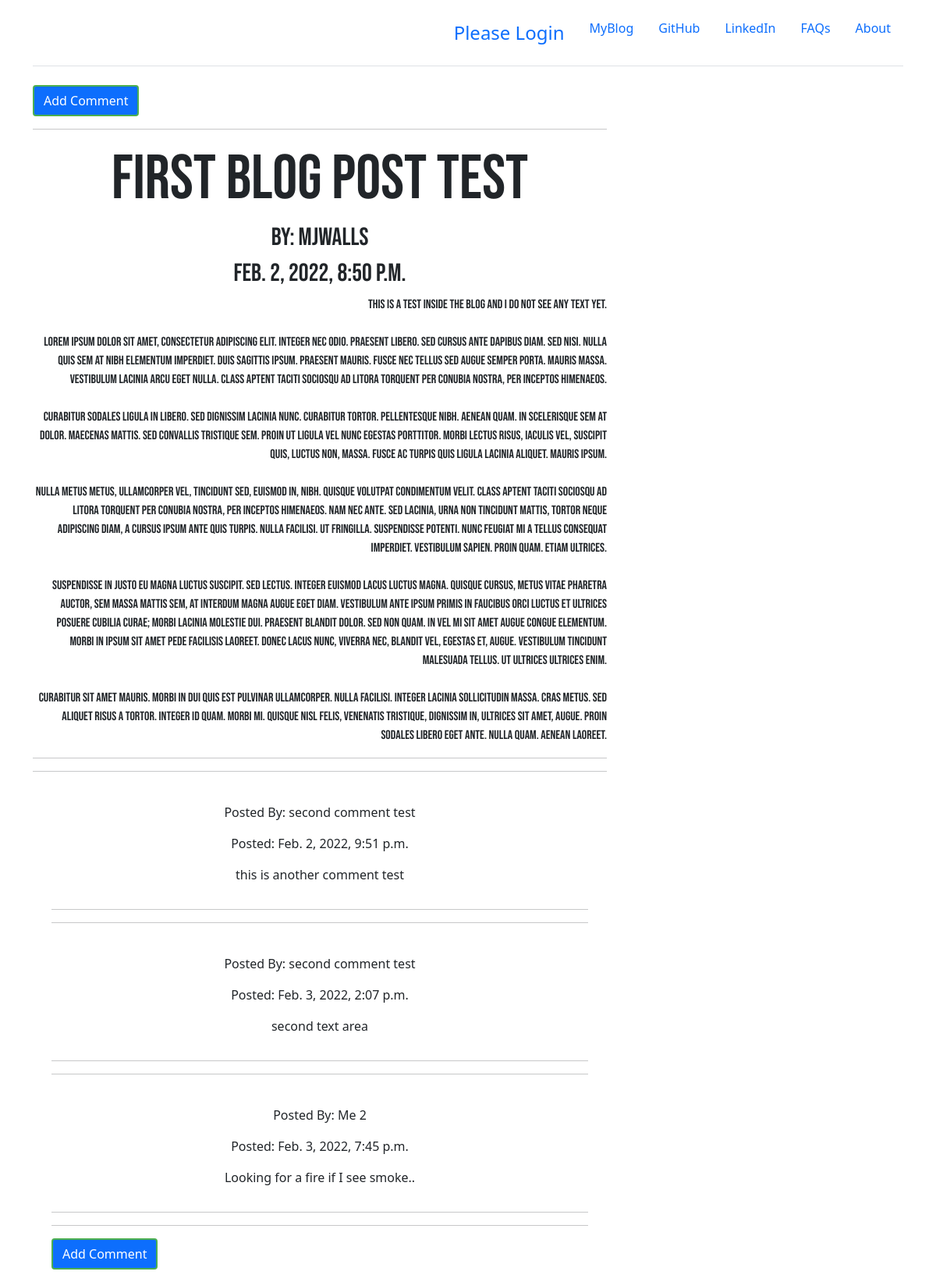
The app's page /post/1/ with its own data.
### blog_app/models.py (models this page shows, shortened)
class Post(models.Model):
	author = models.ForeignKey('auth.User', on_delete=models.CASCADE)
	title = models.CharField(max_length=200)
	text = models.TextField()
	create_date = models.DateTimeField(default=timezone.now())
	published_date = models.DateTimeField(blank=True,null=True)

class Comment(models.Model):
	post = models.ForeignKey('blog_app.Post',related_name='comments',on_delete=models.CASCADE)
	author = models.CharField(max_length= 200)
	text = models.TextField()
	create_date = models.DateTimeField(default=timezone.now())
	approve_comment = models.BooleanField(default=False)

### blog_app/views.py (the view)
# urls.py: path('post/<int:pk>/', views.PostDetailView.as_view(),name='post_detail'),
class PostDetailView(DetailView):
	model = Post

### blog_app/templates/blog_app/post_detail.html (shortened to what this page needs)
{% extends "blog_app/base.html" %}
{% block content %}
{% if post.title %}
<p><a class="btn btn-primary btn-comment-k" href="{% url 'add_comment_to_post' pk=post.pk %}">Add Comment</a></p>
<hr>
<h1 class="loader posttitle-lg d-flex flex-wrap justify-content-center">{{ post.title }}</h1>
<div class="date postdate">
	<h2 class="posttitle-sm d-flex flex-wrap justify-content-center">by: {{ post.author }}</h2>
</div>
<div class="date postdate">
	<h2 class="posttitle-sm d-flex flex-wrap justify-content-center">{{ post.published_date }}</h2>
</div>
{% else %}
	<a class="btn btn-primary" href="{% url 'post_publish' pk=post.pk %}">Publish</a>
{% endif %}
	<p class="postcontent d-flex flex-wrap justify-content-center">{{ post.text|safe|linebreaksbr }}</p>
	<hr>
	<hr>
	<div class="container">
		{% for comment in post.comments.all %}
		<br>
		{% if user.is_authenticated or comment.approve_comment %}
				<span class="d-flex flex-wrap justify-content-center"><p>Posted By: {{ comment.author }}</p></span>
				<span class="d-flex flex-wrap justify-content-center"><p>Posted: {{ comment.create_date }}</p></span>
				<span class="d-flex flex-wrap justify-content-center"><p>{{ comment.text|safe|linebreaks }}</p></span>
				<hr>
				<hr>
		{% endif %}
		{% empty %}
		<p>No Comments!</p>
		{% endfor %}
		<p><a class="btn btn-primary btn-comment-k" href="{% url 'add_comment_to_post' pk=post.pk %}">Add Comment</a></p>
	</div>
{% endblock %}

### blog_app/templates/blog_app/base.html (shortened to what this page needs)
<!DOCTYPE html>
{% load static %}
<html>
<head>
	 <link href="https://cdn.jsdelivr.net/npm/bootstrap@5.1.3/dist/css/bootstrap.min.css" rel="stylesheet">
<link rel="stylesheet" href="//cdn.jsdelivr.net/npm/medium-editor@latest/dist/css/medium-editor.min.css" type="text/css" media="screen" charset="utf-8">
	<link rel="stylesheet" type="text/css" href="{% static 'css/blog.css' %}">
</head>
<body class="loader">
<nav>
<div class="container">
    <header class="d-flex flex-wrap justify-content-center py-3 mb-4 border-bottom">
      <a href="/" class="d-flex align-items-center mb-3 mb-md-0 me-md-auto text-dark text-decoration-none">
        <svg class="bi me-2" width="40" height="32"><use xlink:href="#bootstrap"/></svg>
        {% if user.is_authenticated %}
        <span class="fs-4">Hi, {{ user.username }}</span>
        {% else %}
        <a href="{% url 'login' %}" class="nav-link"><span class="fs-4">Please Login</span></a>
        {% endif %}
      </a>
      <ul class="nav nav-pills">
        <li class="nav-item"><a href="{% url 'post_list' %}" class="nav-link" aria-current="page">MyBlog</a></li>
        <li class="nav-item"><a href="#" class="nav-link">GitHub</a></li>
				<li class="nav-item"><a href="#" class="nav-link">LinkedIn</a></li>
        <li class="nav-item"><a href="#" class="nav-link">FAQs</a></li>
        <li class="nav-item"><a href="{% url 'about' %}" class="nav-link">About</a></li>
        {% if user.is_authenticated %}
				<li class="nav-item">
					<a class="nav-link" href="{% url 'post_new' %}">New Post</a>
				</li>
				<li class="nav-item">
					<a class="nav-link" href="{% url 'post_draft_list' %}">Drafts</a>
				</li>
				<li class="nav-item">
					<li class="nav-item"><a href="{% url 'logout' %}" class="nav-link">Logout</a></li>
				</li>
				<!-- <li class="nav-item">
					<a class="nav-link" align="center">Welcome: {{ user.username }}</a>
				</li> -->
			 </ul>
		</header>
</div>
</nav>
</ul>
	{% else %}
			 </ul>
		</header>
</div>
</nav>
			{% endif %}
	<div class="content container">
		<div class="row">
			<div class="col-md-8">
				<div class="blog_post">
					{% block content %}
					{% endblock %}
				</div>
			</div>
		</div>
	</div>
</body>
</html>

### blog_app/static/css/blog.css (style rules this page uses)
.postdate { font-family: 'Bebas Neue', cursive; text-align: right; }
.posttitle-sm { font-family: 'Bebas Neue', cursive; text-align: right; }
.posttitle-lg { font-family: 'Bebas Neue', cursive; font-size: 5em; text-align: right; }
.postcontent { font-family: 'Bebas Neue'; font-size: 1em; text-align: right; }
.btn-comment-k { position: -webkit-sticky; position: sticky; top: 0; border: 2px solid #4CAF50; }
.loader { filter:hue-rotate(0deg); color:linear-gradient(45deg,#0f8,#08f); animation:hue 10000ms infinite linear; }

### records on screen
Post: title "First Blog Post Test", author "mjwalls", published_date "Feb. 2, 2022, 8:50 p.m.", text "This is a test inside the Blog and I do not see any text yet. Lorem ipsum dolor sit amet, consectetur adipiscing elit. Integer nec odio. Praesent libero. Sed cursus ante dapibus diam. Sed nisi. Nulla quis sem at nibh elementum imperdiet. Duis sagittis ipsum. Praesent mauris. Fusce nec tellus sed augue semper porta. Mauris massa. Vestibulum lacinia arcu eget nulla. Class aptent taciti sociosqu ad litora torquent per conubia nostra, per inceptos himenaeos. Curabitur sodales ligula in libero. Sed dignissim lacinia nunc. Curabitur tortor. Pellentesque nibh. Aenean quam. In scelerisque sem at dolor. Maecenas mattis. Sed convallis tristique sem. Proin ut ligula vel nunc egestas porttitor. Morbi…"
Comment: author "second comment test", create_date "Feb. 2, 2022, 9:51 p.m.", text "this is another comment test"
Comment: author "second comment test", create_date "Feb. 3, 2022, 2:07 p.m.", text "second text area"
Comment: author "Me 2", create_date "Feb. 3, 2022, 7:45 p.m.", text "Looking for a fire if I see smoke.."
